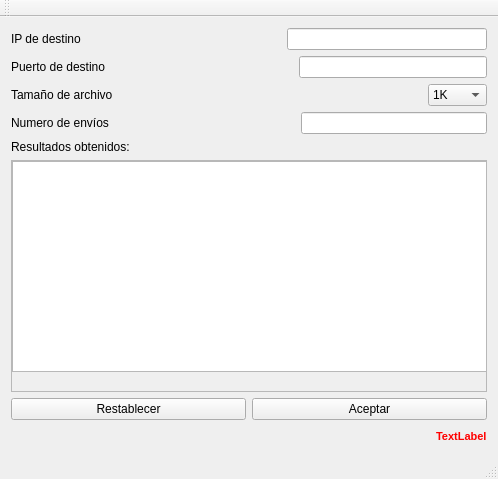
<?xml version="1.0" encoding="UTF-8"?>
<ui version="4.0">
 <class>Cliente</class>
 <widget class="QMainWindow" name="Cliente">
  <property name="geometry">
   <rect>
    <x>0</x>
    <y>0</y>
    <width>498</width>
    <height>479</height>
   </rect>
  </property>
  <property name="windowTitle">
   <string>Cliente</string>
  </property>
  <widget class="QWidget" name="centralWidget">
   <layout class="QVBoxLayout" name="verticalLayout">
    <item>
     <layout class="QHBoxLayout" name="horizontalLayout">
      <item>
       <widget class="QLabel" name="label">
        <property name="text">
         <string>IP de destino</string>
        </property>
       </widget>
      </item>
      <item>
       <spacer name="horizontalSpacer">
        <property name="orientation">
         <enum>Qt::Horizontal</enum>
        </property>
        <property name="sizeHint" stdset="0">
         <size>
          <width>20</width>
          <height>20</height>
         </size>
        </property>
       </spacer>
      </item>
      <item>
       <widget class="QLineEdit" name="inputIP"/>
      </item>
     </layout>
    </item>
    <item>
     <layout class="QHBoxLayout" name="horizontalLayout_2">
      <item>
       <widget class="QLabel" name="label_2">
        <property name="text">
         <string>Puerto de destino</string>
        </property>
       </widget>
      </item>
      <item>
       <spacer name="horizontalSpacer_2">
        <property name="orientation">
         <enum>Qt::Horizontal</enum>
        </property>
        <property name="sizeHint" stdset="0">
         <size>
          <width>20</width>
          <height>20</height>
         </size>
        </property>
       </spacer>
      </item>
      <item>
       <widget class="QLineEdit" name="inputPuerto"/>
      </item>
     </layout>
    </item>
    <item>
     <layout class="QHBoxLayout" name="horizontalLayout_3">
      <item>
       <widget class="QLabel" name="label_3">
        <property name="text">
         <string>Tamaño de archivo</string>
        </property>
       </widget>
      </item>
      <item>
       <spacer name="horizontalSpacer_3">
        <property name="orientation">
         <enum>Qt::Horizontal</enum>
        </property>
        <property name="sizeHint" stdset="0">
         <size>
          <width>40</width>
          <height>20</height>
         </size>
        </property>
       </spacer>
      </item>
      <item>
       <widget class="QComboBox" name="dropTamano">
        <item>
         <property name="text">
          <string>1K</string>
         </property>
        </item>
        <item>
         <property name="text">
          <string>10K</string>
         </property>
        </item>
        <item>
         <property name="text">
          <string>100K</string>
         </property>
        </item>
       </widget>
      </item>
     </layout>
    </item>
    <item>
     <layout class="QHBoxLayout" name="horizontalLayout_4">
      <item>
       <widget class="QLabel" name="label_4">
        <property name="text">
         <string>Numero de envíos</string>
        </property>
       </widget>
      </item>
      <item>
       <spacer name="horizontalSpacer_4">
        <property name="orientation">
         <enum>Qt::Horizontal</enum>
        </property>
        <property name="sizeHint" stdset="0">
         <size>
          <width>40</width>
          <height>20</height>
         </size>
        </property>
       </spacer>
      </item>
      <item>
       <widget class="QLineEdit" name="inputNumero"/>
      </item>
     </layout>
    </item>
    <item>
     <widget class="QLabel" name="label_5">
      <property name="text">
       <string>Resultados obtenidos:</string>
      </property>
     </widget>
    </item>
    <item>
     <layout class="QHBoxLayout" name="horizontalLayout_5">
      <item>
       <widget class="QScrollArea" name="scrollArea">
        <property name="widgetResizable">
         <bool>true</bool>
        </property>
        <widget class="QWidget" name="scrollAreaWidgetContents">
         <property name="geometry">
          <rect>
           <x>0</x>
           <y>0</y>
           <width>476</width>
           <height>171</height>
          </rect>
         </property>
         <widget class="QPlainTextEdit" name="textResultados">
          <property name="geometry">
           <rect>
            <x>0</x>
            <y>0</y>
            <width>481</width>
            <height>211</height>
           </rect>
          </property>
         </widget>
        </widget>
       </widget>
      </item>
     </layout>
    </item>
    <item>
     <layout class="QHBoxLayout" name="horizontalLayout_6">
      <item>
       <widget class="QPushButton" name="btnRestablecer">
        <property name="text">
         <string>Restablecer</string>
        </property>
       </widget>
      </item>
      <item>
       <widget class="QPushButton" name="btnAceptar">
        <property name="text">
         <string>Aceptar</string>
        </property>
       </widget>
      </item>
     </layout>
    </item>
    <item>
     <layout class="QHBoxLayout" name="horizontalLayout_7">
      <item>
       <spacer name="horizontalSpacer_5">
        <property name="orientation">
         <enum>Qt::Horizontal</enum>
        </property>
        <property name="sizeHint" stdset="0">
         <size>
          <width>40</width>
          <height>20</height>
         </size>
        </property>
       </spacer>
      </item>
      <item>
       <widget class="QLabel" name="labelError">
        <property name="palette">
         <palette>
          <active>
           <colorrole role="WindowText">
            <brush brushstyle="SolidPattern">
             <color alpha="255">
              <red>255</red>
              <green>0</green>
              <blue>0</blue>
             </color>
            </brush>
           </colorrole>
           <colorrole role="Button">
            <brush brushstyle="SolidPattern">
             <color alpha="255">
              <red>255</red>
              <green>0</green>
              <blue>0</blue>
             </color>
            </brush>
           </colorrole>
           <colorrole role="Light">
            <brush brushstyle="SolidPattern">
             <color alpha="255">
              <red>255</red>
              <green>127</green>
              <blue>127</blue>
             </color>
            </brush>
           </colorrole>
           <colorrole role="Midlight">
            <brush brushstyle="SolidPattern">
             <color alpha="255">
              <red>255</red>
              <green>63</green>
              <blue>63</blue>
             </color>
            </brush>
           </colorrole>
           <colorrole role="Dark">
            <brush brushstyle="SolidPattern">
             <color alpha="255">
              <red>127</red>
              <green>0</green>
              <blue>0</blue>
             </color>
            </brush>
           </colorrole>
           <colorrole role="Mid">
            <brush brushstyle="SolidPattern">
             <color alpha="255">
              <red>170</red>
              <green>0</green>
              <blue>0</blue>
             </color>
            </brush>
           </colorrole>
           <colorrole role="Text">
            <brush brushstyle="SolidPattern">
             <color alpha="255">
              <red>255</red>
              <green>0</green>
              <blue>0</blue>
             </color>
            </brush>
           </colorrole>
           <colorrole role="BrightText">
            <brush brushstyle="SolidPattern">
             <color alpha="255">
              <red>255</red>
              <green>255</green>
              <blue>255</blue>
             </color>
            </brush>
           </colorrole>
           <colorrole role="ButtonText">
            <brush brushstyle="SolidPattern">
             <color alpha="255">
              <red>255</red>
              <green>0</green>
              <blue>0</blue>
             </color>
            </brush>
           </colorrole>
           <colorrole role="Base">
            <brush brushstyle="SolidPattern">
             <color alpha="255">
              <red>255</red>
              <green>255</green>
              <blue>255</blue>
             </color>
            </brush>
           </colorrole>
           <colorrole role="Window">
            <brush brushstyle="SolidPattern">
             <color alpha="255">
              <red>255</red>
              <green>0</green>
              <blue>0</blue>
             </color>
            </brush>
           </colorrole>
           <colorrole role="Shadow">
            <brush brushstyle="SolidPattern">
             <color alpha="255">
              <red>255</red>
              <green>0</green>
              <blue>0</blue>
             </color>
            </brush>
           </colorrole>
           <colorrole role="AlternateBase">
            <brush brushstyle="SolidPattern">
             <color alpha="255">
              <red>255</red>
              <green>127</green>
              <blue>127</blue>
             </color>
            </brush>
           </colorrole>
           <colorrole role="ToolTipBase">
            <brush brushstyle="SolidPattern">
             <color alpha="255">
              <red>255</red>
              <green>255</green>
              <blue>220</blue>
             </color>
            </brush>
           </colorrole>
           <colorrole role="ToolTipText">
            <brush brushstyle="SolidPattern">
             <color alpha="255">
              <red>255</red>
              <green>0</green>
              <blue>0</blue>
             </color>
            </brush>
           </colorrole>
          </active>
          <inactive>
           <colorrole role="WindowText">
            <brush brushstyle="SolidPattern">
             <color alpha="255">
              <red>255</red>
              <green>0</green>
              <blue>0</blue>
             </color>
            </brush>
           </colorrole>
           <colorrole role="Button">
            <brush brushstyle="SolidPattern">
             <color alpha="255">
              <red>255</red>
              <green>0</green>
              <blue>0</blue>
             </color>
            </brush>
           </colorrole>
           <colorrole role="Light">
            <brush brushstyle="SolidPattern">
             <color alpha="255">
              <red>255</red>
              <green>127</green>
              <blue>127</blue>
             </color>
            </brush>
           </colorrole>
           <colorrole role="Midlight">
            <brush brushstyle="SolidPattern">
             <color alpha="255">
              <red>255</red>
              <green>63</green>
              <blue>63</blue>
             </color>
            </brush>
           </colorrole>
           <colorrole role="Dark">
            <brush brushstyle="SolidPattern">
             <color alpha="255">
              <red>127</red>
              <green>0</green>
              <blue>0</blue>
             </color>
            </brush>
           </colorrole>
           <colorrole role="Mid">
            <brush brushstyle="SolidPattern">
             <color alpha="255">
              <red>170</red>
              <green>0</green>
              <blue>0</blue>
             </color>
            </brush>
           </colorrole>
           <colorrole role="Text">
            <brush brushstyle="SolidPattern">
             <color alpha="255">
              <red>255</red>
              <green>0</green>
              <blue>0</blue>
             </color>
            </brush>
           </colorrole>
           <colorrole role="BrightText">
            <brush brushstyle="SolidPattern">
             <color alpha="255">
              <red>255</red>
              <green>255</green>
              <blue>255</blue>
             </color>
            </brush>
           </colorrole>
           <colorrole role="ButtonText">
            <brush brushstyle="SolidPattern">
             <color alpha="255">
              <red>255</red>
              <green>0</green>
              <blue>0</blue>
             </color>
            </brush>
           </colorrole>
           <colorrole role="Base">
            <brush brushstyle="SolidPattern">
             <color alpha="255">
              <red>255</red>
              <green>255</green>
              <blue>255</blue>
             </color>
            </brush>
           </colorrole>
           <colorrole role="Window">
            <brush brushstyle="SolidPattern">
             <color alpha="255">
              <red>255</red>
              <green>0</green>
              <blue>0</blue>
             </color>
            </brush>
           </colorrole>
           <colorrole role="Shadow">
            <brush brushstyle="SolidPattern">
             <color alpha="255">
              <red>255</red>
              <green>0</green>
              <blue>0</blue>
             </color>
            </brush>
           </colorrole>
           <colorrole role="AlternateBase">
            <brush brushstyle="SolidPattern">
             <color alpha="255">
              <red>255</red>
              <green>127</green>
              <blue>127</blue>
             </color>
            </brush>
           </colorrole>
           <colorrole role="ToolTipBase">
            <brush brushstyle="SolidPattern">
             <color alpha="255">
              <red>255</red>
              <green>255</green>
              <blue>220</blue>
             </color>
            </brush>
           </colorrole>
           <colorrole role="ToolTipText">
            <brush brushstyle="SolidPattern">
             <color alpha="255">
              <red>255</red>
              <green>0</green>
              <blue>0</blue>
             </color>
            </brush>
           </colorrole>
          </inactive>
          <disabled>
           <colorrole role="WindowText">
            <brush brushstyle="SolidPattern">
             <color alpha="255">
              <red>127</red>
              <green>0</green>
              <blue>0</blue>
             </color>
            </brush>
           </colorrole>
           <colorrole role="Button">
            <brush brushstyle="SolidPattern">
             <color alpha="255">
              <red>255</red>
              <green>0</green>
              <blue>0</blue>
             </color>
            </brush>
           </colorrole>
           <colorrole role="Light">
            <brush brushstyle="SolidPattern">
             <color alpha="255">
              <red>255</red>
              <green>127</green>
              <blue>127</blue>
             </color>
            </brush>
           </colorrole>
           <colorrole role="Midlight">
            <brush brushstyle="SolidPattern">
             <color alpha="255">
              <red>255</red>
              <green>63</green>
              <blue>63</blue>
             </color>
            </brush>
           </colorrole>
           <colorrole role="Dark">
            <brush brushstyle="SolidPattern">
             <color alpha="255">
              <red>127</red>
              <green>0</green>
              <blue>0</blue>
             </color>
            </brush>
           </colorrole>
           <colorrole role="Mid">
            <brush brushstyle="SolidPattern">
             <color alpha="255">
              <red>170</red>
              <green>0</green>
              <blue>0</blue>
             </color>
            </brush>
           </colorrole>
           <colorrole role="Text">
            <brush brushstyle="SolidPattern">
             <color alpha="255">
              <red>127</red>
              <green>0</green>
              <blue>0</blue>
             </color>
            </brush>
           </colorrole>
           <colorrole role="BrightText">
            <brush brushstyle="SolidPattern">
             <color alpha="255">
              <red>255</red>
              <green>255</green>
              <blue>255</blue>
             </color>
            </brush>
           </colorrole>
           <colorrole role="ButtonText">
            <brush brushstyle="SolidPattern">
             <color alpha="255">
              <red>127</red>
              <green>0</green>
              <blue>0</blue>
             </color>
            </brush>
           </colorrole>
           <colorrole role="Base">
            <brush brushstyle="SolidPattern">
             <color alpha="255">
              <red>255</red>
              <green>0</green>
              <blue>0</blue>
             </color>
            </brush>
           </colorrole>
           <colorrole role="Window">
            <brush brushstyle="SolidPattern">
             <color alpha="255">
              <red>255</red>
              <green>0</green>
              <blue>0</blue>
             </color>
            </brush>
           </colorrole>
           <colorrole role="Shadow">
            <brush brushstyle="SolidPattern">
             <color alpha="255">
              <red>255</red>
              <green>0</green>
              <blue>0</blue>
             </color>
            </brush>
           </colorrole>
           <colorrole role="AlternateBase">
            <brush brushstyle="SolidPattern">
             <color alpha="255">
              <red>255</red>
              <green>0</green>
              <blue>0</blue>
             </color>
            </brush>
           </colorrole>
           <colorrole role="ToolTipBase">
            <brush brushstyle="SolidPattern">
             <color alpha="255">
              <red>255</red>
              <green>255</green>
              <blue>220</blue>
             </color>
            </brush>
           </colorrole>
           <colorrole role="ToolTipText">
            <brush brushstyle="SolidPattern">
             <color alpha="255">
              <red>255</red>
              <green>0</green>
              <blue>0</blue>
             </color>
            </brush>
           </colorrole>
          </disabled>
         </palette>
        </property>
        <property name="font">
         <font>
          <pointsize>8</pointsize>
          <weight>75</weight>
          <bold>true</bold>
         </font>
        </property>
        <property name="text">
         <string>TextLabel</string>
        </property>
       </widget>
      </item>
     </layout>
    </item>
   </layout>
  </widget>
  <widget class="QMenuBar" name="menuBar">
   <property name="geometry">
    <rect>
     <x>0</x>
     <y>0</y>
     <width>498</width>
     <height>25</height>
    </rect>
   </property>
  </widget>
  <widget class="QToolBar" name="mainToolBar">
   <attribute name="toolBarArea">
    <enum>TopToolBarArea</enum>
   </attribute>
   <attribute name="toolBarBreak">
    <bool>false</bool>
   </attribute>
  </widget>
  <widget class="QStatusBar" name="statusBar"/>
 </widget>
 <layoutdefault spacing="6" margin="11"/>
 <resources/>
 <connections/>
</ui>
